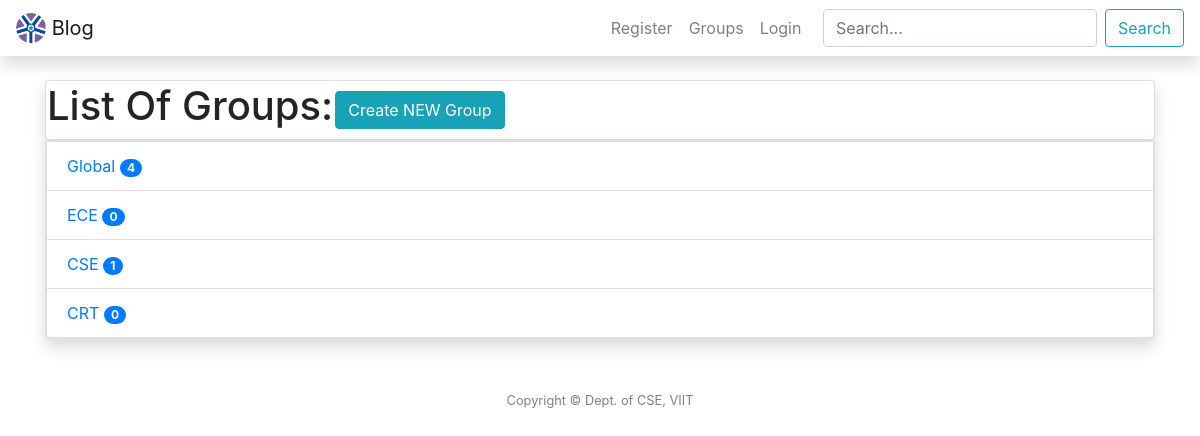
The app's page /groups/ with its own data.
### groups/models.py (models this page shows, shortened)
class Com(models.Model):
	name = models.CharField(max_length = 100, primary_key=True)
	discripton = models.TextField(default="Test")
	user = models.ForeignKey(User, on_delete = models.CASCADE)
	count = models.IntegerField(default=0)
	def __str__(self):
		return self.name

### groups/views.py (the view)
# urls.py: path('groups/',GroupListView.as_view() , name = 'groups'),
class GroupListView(ListView):
	model = Com
	template_name = 'groups/groups.html'
	context_object_name = 'group'
	ordering = ['-name']

### templates/groups/groups.html (shortened to what this page needs)
{% extends "post/header.html"%} {% block title %}Groups{% endblock %} {% block content %}
<div class="container">
<table class="card shadow portfolio">
    <tr>
        <td>
            <h1> List Of Groups:</h1>
        </td>
        <td>
            <a type="button" href="{%url 'group-create'%}" class="btn btn-info">Create NEW Group</a>
        </td>
    </tr>
</table>
<ul class="list-group card shadow portfolio">
    {% for g in group %}
                <a href="{% url 'groups' %}{{ g.name }}">
                <li class="list-group-item d-flex justify-content-between align-items-center">
                    {{g}}
                    <span class="badge badge-primary badge-pill">{{ g.count }}</span>
                    </a>
				{% endfor %}
    		</ul>
{% endblock content %}

### records on screen
Com: name "Global", count "4"
Com: name "ECE", count "0"
Com: name "CSE", count "1"
Com: name "CRT", count "0"
